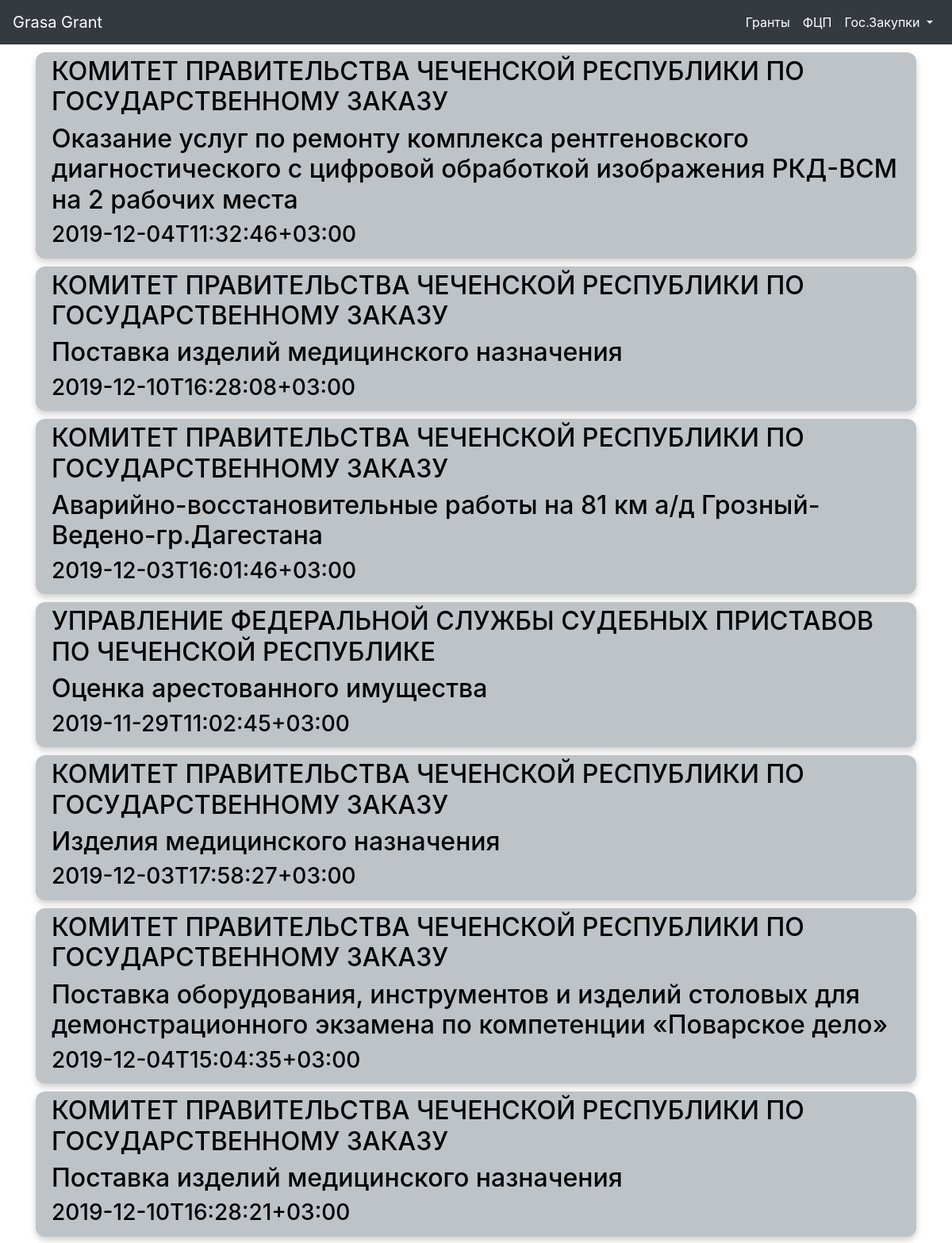
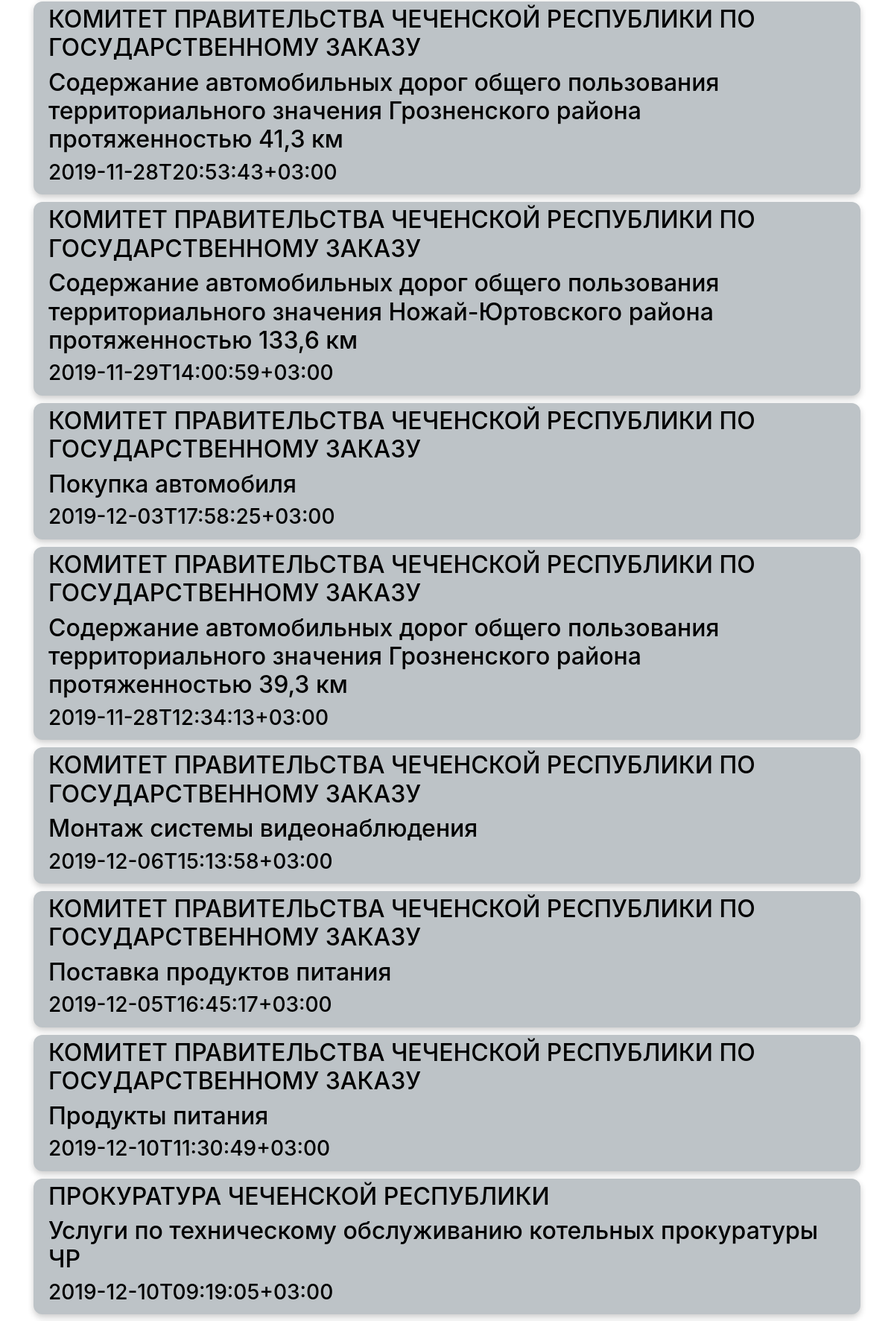
The page /fz44_types/35/ (upper part) on the database its author committed (2 pictures, top to bottom).
### main/models.py (models this page shows, shortened)
class Fz44(models.Model):
    fz = models.ForeignKey(Type, on_delete=models.CASCADE, related_name="fz44")
    fz44id = models.CharField(max_length=100)
    link = models.TextField()
    purchase_number = models.CharField(max_length=100)
    purchase_object = models.CharField(max_length=300)
    org_name = models.CharField(max_length=100)
    placing_way = models.CharField(max_length=100, null=True)
    start_date = models.CharField(max_length=100, null=True)
    end_date = models.CharField(max_length=100, null=True)
    place = models.TextField(null=True)
    max_price = models.CharField(max_length=100)
    currency = models.CharField(max_length=100)
    finance_source = models.CharField(max_length=100, null=True)
    aplication_guarantee = models.CharField(max_length=100, null=True)
    contract_guarantee = models.CharField(max_length=100, null=True)
    delivery = models.CharField(max_length=300, null=True)
    delivery_place = models.CharField(max_length=300, null=True)
    region = models.ForeignKey(Region, on_delete=models.CASCADE)

### main/views.py (the view)
# urls.py: path('fz44_types/<int:pk>/', views.fz44_list, name='fz44_list'),
def fz44_list(request, pk):
    fzs = Fz44.objects.filter(fz=pk)
    return render(
        request,
        'fz44_list.html',
        context = {'fzs': fzs},
    )

### main/templates/fz44_list.html (shortened to what this page needs)
{% extends "layout.html" %}
{% block content %}
<section class="container">
  {% for fz in fzs %}
  <div class="info-card" onclick="location.href='{% url 'fz44_detailed' fz.id %}'">
    <h2>{{fz.org_name}}</h2>
    <h2>{{fz.purchase_object}}</h2>
    <h3>{{fz.start_date}}</h3>
  </div>
  {% endfor %}
</section>
{% endblock %}

### main/static/css/styles.css (style rules this page uses)
body { margin: 0; padding: 0; }
.info-card { margin-top: 10px; color: black; font-size: 1rem; background-color: #BDC3C7; box-shadow: 0 4px 8px rgba(0, 0, 0, .2); padding: 5px 20px; border-radius: 12px; }

### rows shown on the page
Fz44: org_name "КОМИТЕТ ПРАВИТЕЛЬСТВА ЧЕЧЕНСКОЙ РЕСПУБЛИКИ ПО ГОСУДАРСТВЕННОМУ ЗАКАЗУ", purchase_object "Оказание услуг по ремонту комплекса рентгеновского диагностического с цифровой обработкой изображения РКД-ВСМ на 2 рабочих места", start_date "2019-12-04T11:32:46+03:00"
Fz44: org_name "КОМИТЕТ ПРАВИТЕЛЬСТВА ЧЕЧЕНСКОЙ РЕСПУБЛИКИ ПО ГОСУДАРСТВЕННОМУ ЗАКАЗУ", purchase_object "Поставка изделий медицинского назначения", start_date "2019-12-10T16:28:08+03:00"
Fz44: org_name "КОМИТЕТ ПРАВИТЕЛЬСТВА ЧЕЧЕНСКОЙ РЕСПУБЛИКИ ПО ГОСУДАРСТВЕННОМУ ЗАКАЗУ", purchase_object "Аварийно-восстановительные работы на 81 км а/д Грозный-Ведено-гр.Дагестана", start_date "2019-12-03T16:01:46+03:00"
Fz44: org_name "УПРАВЛЕНИЕ ФЕДЕРАЛЬНОЙ СЛУЖБЫ СУДЕБНЫХ ПРИСТАВОВ ПО ЧЕЧЕНСКОЙ РЕСПУБЛИКЕ", purchase_object "Оценка арестованного имущества", start_date "2019-11-29T11:02:45+03:00"
Fz44: org_name "КОМИТЕТ ПРАВИТЕЛЬСТВА ЧЕЧЕНСКОЙ РЕСПУБЛИКИ ПО ГОСУДАРСТВЕННОМУ ЗАКАЗУ", purchase_object "Изделия медицинского назначения", start_date "2019-12-03T17:58:27+03:00"
Fz44: org_name "КОМИТЕТ ПРАВИТЕЛЬСТВА ЧЕЧЕНСКОЙ РЕСПУБЛИКИ ПО ГОСУДАРСТВЕННОМУ ЗАКАЗУ", purchase_object "Поставка оборудования, инструментов и изделий столовых для демонстрационного экзамена по компетенции «Поварское дело»", start_date "2019-12-04T15:04:35+03:00"
Fz44: org_name "КОМИТЕТ ПРАВИТЕЛЬСТВА ЧЕЧЕНСКОЙ РЕСПУБЛИКИ ПО ГОСУДАРСТВЕННОМУ ЗАКАЗУ", purchase_object "Поставка изделий медицинского назначения", start_date "2019-12-10T16:28:21+03:00"
Fz44: org_name "КОМИТЕТ ПРАВИТЕЛЬСТВА ЧЕЧЕНСКОЙ РЕСПУБЛИКИ ПО ГОСУДАРСТВЕННОМУ ЗАКАЗУ", purchase_object "Содержание автомобильных дорог общего пользования территориального значения Грозненского района протяженностью 41,3 км", start_date "2019-11-28T20:53:43+03:00"
Fz44: org_name "КОМИТЕТ ПРАВИТЕЛЬСТВА ЧЕЧЕНСКОЙ РЕСПУБЛИКИ ПО ГОСУДАРСТВЕННОМУ ЗАКАЗУ", purchase_object "Содержание автомобильных дорог общего пользования территориального значения Ножай-Юртовского района протяженностью 133,6 км", start_date "2019-11-29T14:00:59+03:00"
Fz44: org_name "КОМИТЕТ ПРАВИТЕЛЬСТВА ЧЕЧЕНСКОЙ РЕСПУБЛИКИ ПО ГОСУДАРСТВЕННОМУ ЗАКАЗУ", purchase_object "Покупка автомобиля", start_date "2019-12-03T17:58:25+03:00"
Fz44: org_name "КОМИТЕТ ПРАВИТЕЛЬСТВА ЧЕЧЕНСКОЙ РЕСПУБЛИКИ ПО ГОСУДАРСТВЕННОМУ ЗАКАЗУ", purchase_object "Содержание автомобильных дорог общего пользования территориального значения Грозненского района протяженностью 39,3 км", start_date "2019-11-28T12:34:13+03:00"
Fz44: org_name "КОМИТЕТ ПРАВИТЕЛЬСТВА ЧЕЧЕНСКОЙ РЕСПУБЛИКИ ПО ГОСУДАРСТВЕННОМУ ЗАКАЗУ", purchase_object "Монтаж системы видеонаблюдения", start_date "2019-12-06T15:13:58+03:00"
Fz44: org_name "КОМИТЕТ ПРАВИТЕЛЬСТВА ЧЕЧЕНСКОЙ РЕСПУБЛИКИ ПО ГОСУДАРСТВЕННОМУ ЗАКАЗУ", purchase_object "Поставка продуктов питания", start_date "2019-12-05T16:45:17+03:00"
Fz44: org_name "КОМИТЕТ ПРАВИТЕЛЬСТВА ЧЕЧЕНСКОЙ РЕСПУБЛИКИ ПО ГОСУДАРСТВЕННОМУ ЗАКАЗУ", purchase_object "Продукты питания", start_date "2019-12-10T11:30:49+03:00"
Fz44: org_name "ПРОКУРАТУРА ЧЕЧЕНСКОЙ РЕСПУБЛИКИ", purchase_object "Услуги по техническому обслуживанию котельных прокуратуры ЧР", start_date "2019-12-10T09:19:05+03:00"
